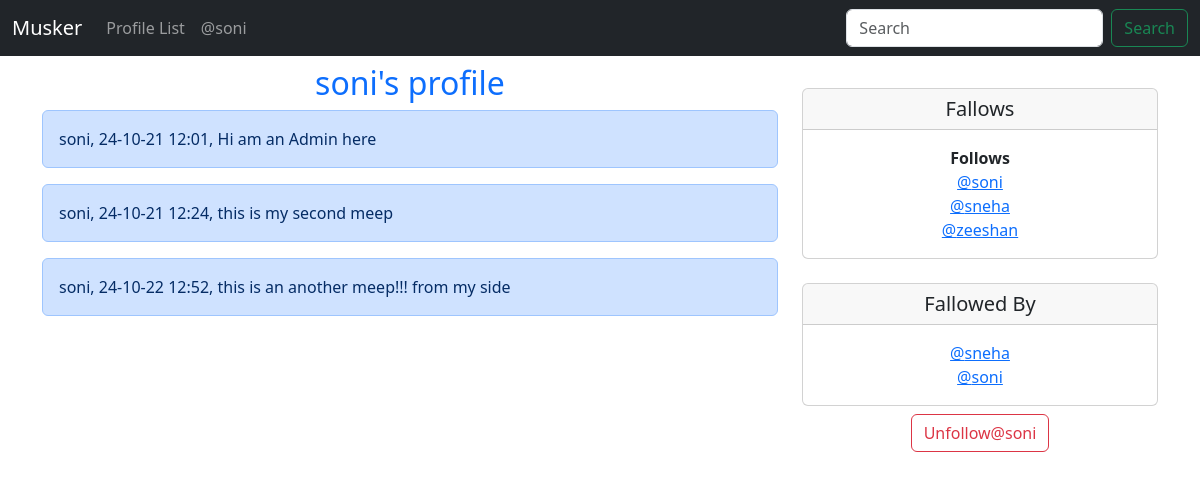
Screenshot of /profile/1 (signed in) with the database file from the repository.
### musker/models.py (models this page shows)
class Profile(models.Model):
    user = models.OneToOneField(User, on_delete=models.CASCADE)
    fallows = models.ManyToManyField("self", related_name='fallowed_by',
                                     symmetrical=False, blank=True)
    date_modified = models.DateTimeField(User,auto_now=True)
    def __str__(self):
        return self.user.username

class Meep(models.Model):
    user=models.ForeignKey(User,related_name='meeps',on_delete=models.DO_NOTHING)
    body=models.CharField(max_length=500)
    created_at=models.DateTimeField(auto_now_add=True)
    def __str__(self):
        return (
            f'{self.user}'",     "
            f'{self.created_at:%y-%m-%d %H:%M}'",     "
            f'{self.body}'
        )

### musker/views.py (the view, shortened to what this page needs)
# urls.py: path('profile/<int:pk>',views.profile,name='profile')
def profile(request, pk):
    if request.user.is_authenticated:
        profile = Profile.objects.get(user_id=pk) # Soni
        meeps=Meep.objects.filter(user_id=pk)
        return render(request, 'profile.html', {'profile': profile,'meeps':meeps})
    else:
        messages.success(request, ('you Must Be Logged in To view This '))
        return redirect('home')

### musker/templates/profile.html (shortened to what this page needs)
{% extends 'base.html' %}
{% block content %}
{% if profile %}
<div class="row">
    <div class="col-md-8">
    <h2 class="text-center text-primary ">{{ profile.user.username}}'s profile</h2>
      {% if meeps %}
        {% for meep in meeps %}
    <div class="alert alert-primary" role="alert">
      {{meep}}
    </div>
      {% endfor %}
      {% endif %}
    </div>
    <br>
    <br>
    <div class="col-md-4 mt-4">
        <div class="card text-center">
            <h5 class="card-header">Fallows</h5>
            <div class="card-body">
               <p class="card-text">
                   <strong>Follows</strong><br>
                  {% for following in profile.fallows.all %}
                     <a href="{% url 'profile' following.user.id %}" > @{{following}}</a><br>
                  {% endfor %}
               </p>
            </div>
        </div>
         <div class="card text-center mt-4">
            <h5 class="card-header">Fallowed By</h5>
            <div class="card-body">
               <p class="card-text">
                  {% for following in profile.fallowed_by.all %}
                     <a href="{% url 'profile' following.user.id %}" > @{{following}}</a><br>
                  {% endfor %}
               </p>
            </div>
        </div>
        <form method="post" class="text-center mt-2">
            {% if  profile in request.user.profile.fallows.all %}
                <button class="btn btn-outline-danger" name="follow"  value="unfollow"  type="submit">
                    Unfollow@{{ profile.user.username|lower}}</button>
             {% else %}
                <button class="btn btn-outline-success" name="follow"  value="follow"  type="submit">
                    Follow  @{{ profile.user.username|lower}}</button>
            {% endif %}
        </form>
      </div>
      </div>
{% endif %}
{% endblock %}

### musker/templates/Navbar.html (shortened to what this page needs)
<nav class="navbar navbar-expand-lg navbar-dark bg-dark mb-2 ">
  <div class="container-fluid">
    <a class="navbar-brand" href="/">Musker</a>
    <div class="collapse navbar-collapse" id="navbarSupportedContent">
      <ul class="navbar-nav me-auto mb-2 mb-lg-0">
        <li class="nav-item">
          <a class="nav-link" href="{% url 'profile_list' %}">Profile List</a>
        </li>
        {% if user.is_authenticated%}
          <li class="nav-item">
          <a class="nav-link" href="{% url 'profile' request.user.id %}">@{{user}}</a>
        </li>
        {% endif %}
      </ul>
      <form class="d-flex" role="search">
        <input class="form-control me-2" type="search" placeholder="Search" aria-label="Search">
        <button class="btn btn-outline-success" type="submit">Search</button>
      </form>
    </div>
  </div>
</nav>

### rows the page displays
Profile: user.username "soni"
Meep: user+created_at+body "soni, 24-10-21 12:01, Hi am an Admin here"
Meep: user+created_at+body "soni, 24-10-21 12:24, this is my second meep"
Meep: user+created_at+body "soni, 24-10-22 12:52, this is an another meep!!! from my side"
Profile: user.username "sneha"
Profile: user.username "zeeshan"

### other values shown
{{ user }} "soni"
